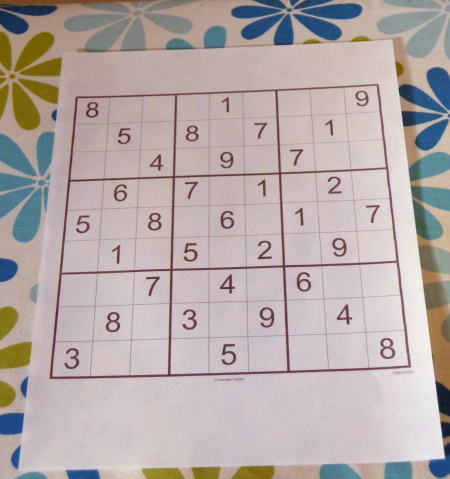
#> input picture opencv example/examples/Opencv2/r/suduku.jpg, 450 x 479 px
$ python r.py
#> lines starting #> are read from the running program, lines starting #| are printed output that depends on the picture; after the words box and inside, x2 and y2 are one past the last pixel; in counts of white or black regions, pixels touching at a corner belong together
import numpy as np
import cv2


nm="suduku.jpg"
img=cv2.imread(nm)
#> img is the input picture: shape (479, 450, 3); mean B, G, R 168.4, 170, 181.5
gray= cv2.imread(nm,0)
#> gray: shape (479, 450); min 24, max 241, mean 173.2
equ = cv2.equalizeHist(gray)
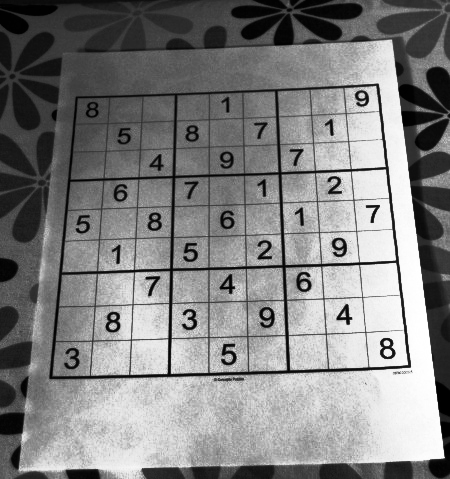
#> equ: shape (479, 450); min 0, max 255, mean 129.1
cv2.imwrite('eq.jpg',equ)

im = cv2.imread('r.jpg')
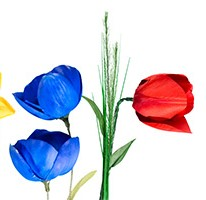
#> input picture opencv example/examples/Opencv2/r/r.jpg, 206 x 200 px
#> im is the input picture: shape (200, 206, 3); mean B, G, R 221.3, 210.3, 211.1
imgray = cv2.cvtColor(im,cv2.COLOR_BGR2GRAY)
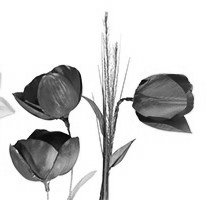
#> imgray: shape (200, 206); min 5, max 255, mean 211.8
ret,thresh = cv2.threshold(imgray,127,255,0)
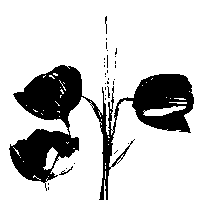
#> thresh: shape (200, 206); 79.6% white; 32 black regions (29 under 20 px)
contours2, hierarchy2 = cv2.findContours(thresh,cv2.RETR_TREE,cv2.CHAIN_APPROX_SIMPLE)
#> contours2 = 99 contours, 89 with area under 20; largest, box (x1, y1, x2, y2) and area: (0, 0, 206, 200) 31493, (143, 106, 186, 116) 193, (43, 147, 58, 170) 147, (110, 144, 131, 168) 88, (58, 165, 74, 176) 42
cv2.drawContours(im, contours2, -1, (0,255,0), 2)
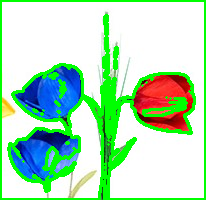
#> im: shape (200, 206, 3); 18.52% of pixels changed, all inside (x1, y1, x2, y2) = (0, 0, 206, 200)
cv2.imshow('ct2',im)
cv2.imwrite('contour.jpg',im)


filter= cv2.GaussianBlur(img,(5,5),0)
median = cv2.medianBlur(img,5)
cv2.imshow('filter',median)
cv2.imwrite("filter.jpg",median)

hsv=cv2.cvtColor(img,cv2.COLOR_BGR2HSV)
#> hsv: shape (479, 450, 3); mean H, S, V 84.3, 40.1, 186.4
lr= np.array([160,50,50])
ur= np.array([180,255,255])
mask = cv2.inRange(hsv, lr, ur)
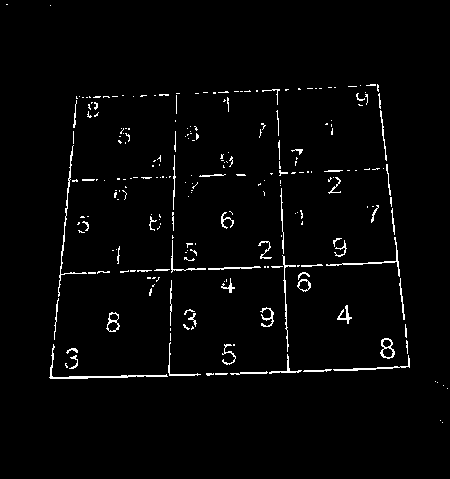
#> mask: shape (479, 450); 2.3% white in thin lines or dots, all inside (x1, y1, x2, y2) = (6, 4, 448, 423)

cv2.imshow('red',mask)

cv2.imshow('gray',hsv)
cv2.imwrite("gray.jpg",gray)
cv2.imwrite("gray2.jpg",hsv)


gray = cv2.GaussianBlur(gray,(5,5),0)
th  = cv2.adaptiveThreshold(gray,255,1,1,11,2)
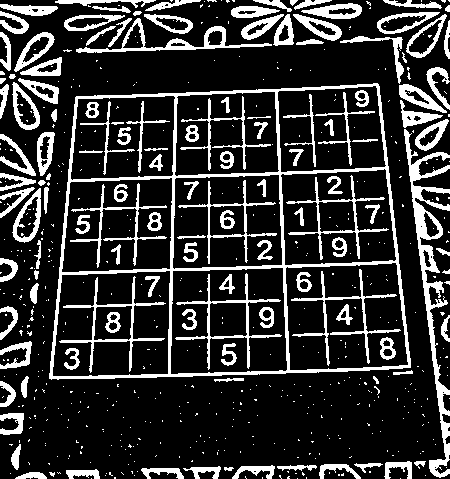
#> th: shape (479, 450); 19.7% white; 595 white regions (468 under 20 px)

cv2.imshow('th',th)
cv2.imwrite("th.jpg",th)

contours, hierarchy = cv2.findContours(th, cv2.RETR_TREE, cv2.CHAIN_APPROX_SIMPLE)
#> contours = 673 contours, 498 with area under 20; largest, box (x1, y1, x2, y2) and area: (49, 83, 411, 380) 94271, (285, 262, 409, 371) 11863, (170, 267, 288, 375) 11726, (52, 270, 171, 377) 11516, (280, 168, 397, 266) 9889


cv2.drawContours(img, contours, 0, (0,255,0), 3)
#> img: shape (479, 450, 3); under 0.01% of pixels changed, all inside (x1, y1, x2, y2) = (398, 476, 403, 479)


cv2.imshow('ct',img)
cv2.imwrite("ct.jpg",img)


cv2.waitKey(0)
cv2.destroyAllWindows()
